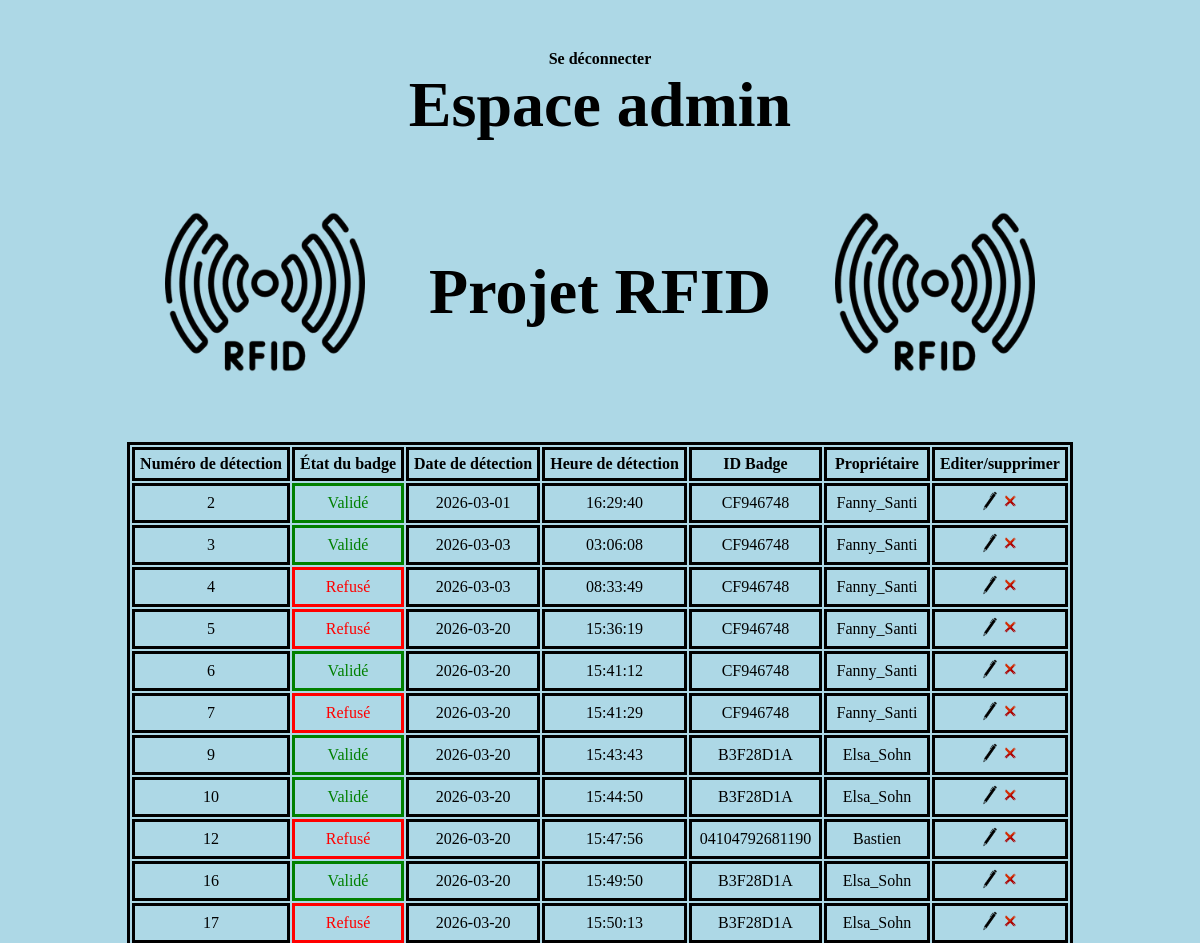
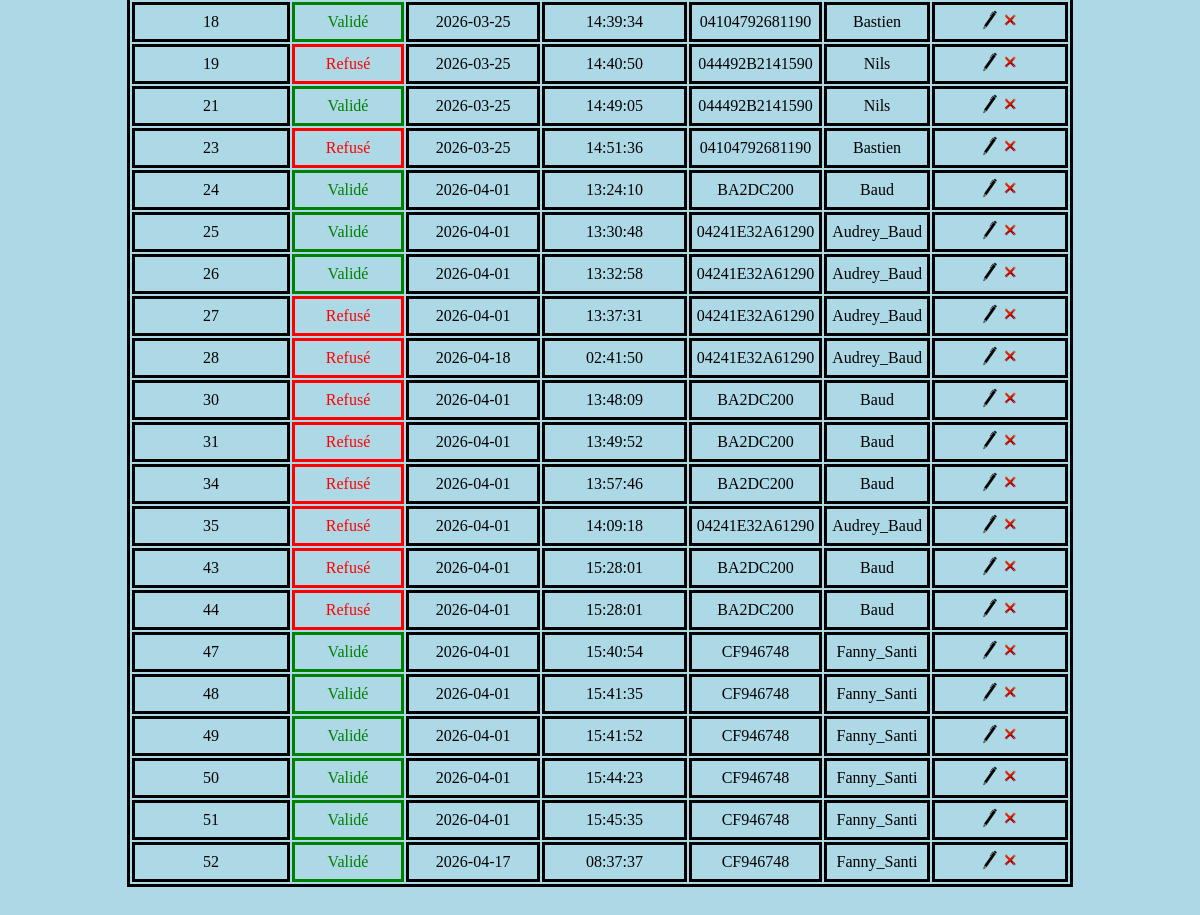
The app's page /espace_admin.php (signed in) with its own data (2 pictures, top to bottom).
### tables this page shows
CREATE TABLE `detection` (
  `num_detec` int(11) NOT NULL,
  `date` date NOT NULL,
  `heure` time NOT NULL,
  `id_tag` varchar(100) NOT NULL,
  `autorisation` varchar(5) NOT NULL
);

CREATE TABLE `tag` (
  `id` varchar(100) NOT NULL,
  `nom` varchar(20) NOT NULL,
  `pin` int(4) NOT NULL
);

### web/espace_admin.php (the view, shortened to what this page needs)
<!doctype html>
<html lang="fr">
  <head>
    <link rel="stylesheet" href="projet.css">
  </head>
  <body>
    <div id="pageflex">
    <a href="deconnexion.php">Se déconnecter</a>
    <h1>Espace admin</h1>
    <div id="mainflex">
      <img class="img_rfid" src="images\rfid.png" alt="sticker rfid1">
      <h1> Projet RFID</h1>
      <img class="img_rfid" src="images\rfid.png" alt="sticker rfid2">
    </div>
    <table id="tableBadges">
        <thead>
          <tr>
            <th>Numéro de détection</th>
            <th>État du badge</th>
            <th>Date de détection</th></the>
            <th>Heure de détection</th>
            <th>ID Badge</th>
            <th>Propriétaire</th>
            <th>Editer/supprimer</th>
          </tr>
        </thead>
        <tbody>
        <?php
        $dbh = new PDO('mysql:dbname=projet_rfid;host=localhost;charset=utf8', 'root', '');
        $sql="SELECT * FROM detection d JOIN tag t ON d.id_tag=t.id";
        $result = $dbh->query($sql);
        while($row = $result->fetch(PDO::FETCH_ASSOC)){
          echo'<tr><td>'.$row['num_detec'].'</td>';
          echo'<td class="etat" autorisation="'.$row['autorisation'].'"></td>';
          echo '<td>'.$row['date'].'</td>';
          echo '<td>'.$row['heure'].'</td>';
          echo '<td>'.$row['id_tag'].'</td>';
          echo '<td>'.$row['nom'].'</td>';
          echo '<td><a href="modifier.php?id='.$row['num_detec'].'"><img height=20 src="images/stylo.png"></a>';
          echo '<a href="supprimer_ligne.php?id='.$row['num_detec'].'"><img height=20 src="images/croix-rouge.png"></a></td>';
          echo '</tr>';
        }
        ?>
        </tbody>
    </table>
    </div>
    </body>
</html>

### web/projet.css (style rules this page uses)
* { margin:0px; }
body { background-color : lightblue; height:100vh; }
.img_rfid { width: 20%; }
h1 { font-size: 400%; }
#pageflex { display: flex; flex-direction: column; justify-content: space-evenly; align-items:center; padding:50px; }
#mainflex { display: flex; flex-direction: row; justify-content: space-evenly; align-items:center; padding:50px; }
table { text-align: center; }
td, th, table { border-color: black; border: solid; }
td, th { padding:5px; }
a { text-decoration:none; font-size:100%; color:black; font-weight: bold; }

### records on screen
detection: num_detec "2", date "2026-03-01", heure "16:29:40", id_tag "CF946748", id_tag.nom "Fanny_Santi"
detection: num_detec "3", date "2026-03-03", heure "03:06:08", id_tag "CF946748", id_tag.nom "Fanny_Santi"
detection: num_detec "4", date "2026-03-03", heure "08:33:49", id_tag "CF946748", id_tag.nom "Fanny_Santi"
detection: num_detec "5", date "2026-03-20", heure "15:36:19", id_tag "CF946748", id_tag.nom "Fanny_Santi"
detection: num_detec "6", date "2026-03-20", heure "15:41:12", id_tag "CF946748", id_tag.nom "Fanny_Santi"
detection: num_detec "7", date "2026-03-20", heure "15:41:29", id_tag "CF946748", id_tag.nom "Fanny_Santi"
detection: num_detec "9", date "2026-03-20", heure "15:43:43", id_tag "B3F28D1A", id_tag.nom "Elsa_Sohn"
detection: num_detec "10", date "2026-03-20", heure "15:44:50", id_tag "B3F28D1A", id_tag.nom "Elsa_Sohn"
detection: num_detec "12", date "2026-03-20", heure "15:47:56", id_tag "04104792681190", id_tag.nom "Bastien"
detection: num_detec "16", date "2026-03-20", heure "15:49:50", id_tag "B3F28D1A", id_tag.nom "Elsa_Sohn"
detection: num_detec "17", date "2026-03-20", heure "15:50:13", id_tag "B3F28D1A", id_tag.nom "Elsa_Sohn"
detection: num_detec "18", date "2026-03-25", heure "14:39:34", id_tag "04104792681190", id_tag.nom "Bastien"
detection: num_detec "19", date "2026-03-25", heure "14:40:50", id_tag "044492B2141590", id_tag.nom "Nils"
detection: num_detec "21", date "2026-03-25", heure "14:49:05", id_tag "044492B2141590", id_tag.nom "Nils"
detection: num_detec "23", date "2026-03-25", heure "14:51:36", id_tag "04104792681190", id_tag.nom "Bastien"
detection: num_detec "24", date "2026-04-01", heure "13:24:10", id_tag "BA2DC200", id_tag.nom "Baud"
detection: num_detec "25", date "2026-04-01", heure "13:30:48", id_tag "04241E32A61290", id_tag.nom "Audrey_Baud"
detection: num_detec "26", date "2026-04-01", heure "13:32:58", id_tag "04241E32A61290", id_tag.nom "Audrey_Baud"
detection: num_detec "27", date "2026-04-01", heure "13:37:31", id_tag "04241E32A61290", id_tag.nom "Audrey_Baud"
detection: num_detec "28", date "2026-04-18", heure "02:41:50", id_tag "04241E32A61290", id_tag.nom "Audrey_Baud"
detection: num_detec "30", date "2026-04-01", heure "13:48:09", id_tag "BA2DC200", id_tag.nom "Baud"
detection: num_detec "31", date "2026-04-01", heure "13:49:52", id_tag "BA2DC200", id_tag.nom "Baud"
detection: num_detec "34", date "2026-04-01", heure "13:57:46", id_tag "BA2DC200", id_tag.nom "Baud"
detection: num_detec "35", date "2026-04-01", heure "14:09:18", id_tag "04241E32A61290", id_tag.nom "Audrey_Baud"
detection: num_detec "43", date "2026-04-01", heure "15:28:01", id_tag "BA2DC200", id_tag.nom "Baud"
detection: num_detec "44", date "2026-04-01", heure "15:28:01", id_tag "BA2DC200", id_tag.nom "Baud"
detection: num_detec "47", date "2026-04-01", heure "15:40:54", id_tag "CF946748", id_tag.nom "Fanny_Santi"
detection: num_detec "48", date "2026-04-01", heure "15:41:35", id_tag "CF946748", id_tag.nom "Fanny_Santi"
detection: num_detec "49", date "2026-04-01", heure "15:41:52", id_tag "CF946748", id_tag.nom "Fanny_Santi"
detection: num_detec "50", date "2026-04-01", heure "15:44:23", id_tag "CF946748", id_tag.nom "Fanny_Santi"
detection: num_detec "51", date "2026-04-01", heure "15:45:35", id_tag "CF946748", id_tag.nom "Fanny_Santi"
detection: num_detec "52", date "2026-04-17", heure "08:37:37", id_tag "CF946748", id_tag.nom "Fanny_Santi"
